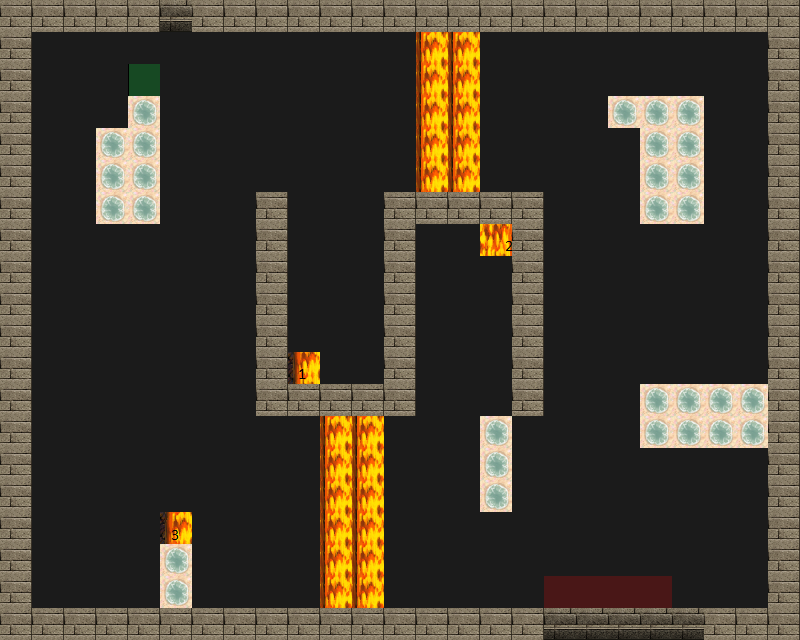

Below is a game level as drawn by its tile map, then a one-line description and the .tmx file that defines it, in full:
An orthogonal 25x20 tile map with 32x32 px tiles, 4 tile layers (Road, Trap, Wall, Utility), 4 tilesets.

<map version="1.0" tiledversion="1.1.5" orientation="orthogonal" renderorder="right-down" width="25" height="20" tilewidth="32" tileheight="32" infinite="0" nextobjectid="1">
 <tileset firstgid="1" source="tilesets/road.tsx" />
 <tileset firstgid="2" source="tilesets/traps.tsx" />
 <tileset firstgid="194" source="tilesets/meta.tsx" />
 <tileset firstgid="196" source="tilesets/wallsandroofs.tsx" />
 <layer name="Road" width="25" height="20">
  <data encoding="csv">
1,1,1,1,1,1,1,1,1,1,1,1,1,1,1,1,1,1,1,1,1,1,1,1,1,
1,1,1,1,1,1,1,1,1,1,1,1,1,1,1,1,1,1,1,1,1,1,1,1,1,
1,1,1,1,1,1,1,1,1,1,1,1,1,1,1,1,1,1,1,1,1,1,1,1,1,
1,1,1,1,1,1,1,1,1,1,1,1,1,1,1,1,1,1,1,1,1,1,1,1,1,
1,1,1,1,1,1,1,1,1,1,1,1,1,1,1,1,1,1,1,1,1,1,1,1,1,
1,1,1,1,1,1,1,1,1,1,1,1,1,1,1,1,1,1,1,1,1,1,1,1,1,
1,1,1,1,1,1,1,1,1,1,1,1,1,1,1,1,1,1,1,1,1,1,1,1,1,
1,1,1,1,1,1,1,1,1,1,1,1,1,1,1,1,1,1,1,1,1,1,1,1,1,
1,1,1,1,1,1,1,1,1,1,1,1,1,1,1,1,1,1,1,1,1,1,1,1,1,
1,1,1,1,1,1,1,1,1,1,1,1,1,1,1,1,1,1,1,1,1,1,1,1,1,
1,1,1,1,1,1,1,1,1,1,1,1,1,1,1,1,1,1,1,1,1,1,1,1,1,
1,1,1,1,1,1,1,1,1,1,1,1,1,1,1,1,1,1,1,1,1,1,1,1,1,
1,1,1,1,1,1,1,1,1,1,1,1,1,1,1,1,1,1,1,1,1,1,1,1,1,
1,1,1,1,1,1,1,1,1,1,1,1,1,1,1,1,1,1,1,1,1,1,1,1,1,
1,1,1,1,1,1,1,1,1,1,1,1,1,1,1,1,1,1,1,1,1,1,1,1,1,
1,1,1,1,1,1,1,1,1,1,1,1,1,1,1,1,1,1,1,1,1,1,1,1,1,
1,1,1,1,1,1,1,1,1,1,1,1,1,1,1,1,1,1,1,1,1,1,1,1,1,
1,1,1,1,1,1,1,1,1,1,1,1,1,1,1,1,1,1,1,1,1,1,1,1,1,
1,1,1,1,1,1,1,1,1,1,1,1,1,1,1,1,1,1,1,1,1,1,1,1,1,
1,1,1,1,1,1,1,1,1,1,1,1,1,1,1,1,1,1,1,1,1,1,1,1,1
</data>
 </layer>
 <layer name="Trap" width="25" height="20">
  <data encoding="csv">
0,0,0,0,0,0,0,0,0,0,0,0,0,0,0,0,0,0,0,0,0,0,0,0,0,
0,0,0,0,0,0,0,0,0,0,0,0,0,176,176,0,0,0,0,0,0,0,0,0,0,
0,0,0,0,0,0,0,0,0,0,0,0,0,176,176,0,0,0,0,0,0,0,0,0,0,
0,0,0,0,60,0,0,0,0,0,0,0,0,176,176,0,0,0,0,60,60,60,0,0,0,
0,0,0,60,60,0,0,0,0,0,0,0,0,176,176,0,0,0,0,0,60,60,0,0,0,
0,0,0,60,60,0,0,0,0,0,0,0,0,176,176,0,0,0,0,0,60,60,0,0,0,
0,0,0,60,60,0,0,0,0,0,0,0,0,0,0,0,0,0,0,0,60,60,0,0,0,
0,0,0,0,0,0,0,0,0,0,0,0,0,0,0,159,0,0,0,0,0,0,0,0,0,
0,0,0,0,0,0,0,0,0,0,0,0,0,0,0,0,0,0,0,0,0,0,0,0,0,
0,0,0,0,0,0,0,0,0,0,0,0,0,0,0,0,0,0,0,0,0,0,0,0,0,
0,0,0,0,0,0,0,0,0,0,0,0,0,0,0,0,0,0,0,0,0,0,0,0,0,
0,0,0,0,0,0,0,0,0,158,0,0,0,0,0,0,0,0,0,0,0,0,0,0,0,
0,0,0,0,0,0,0,0,0,0,0,0,0,0,0,0,0,0,0,0,60,60,60,60,0,
0,0,0,0,0,0,0,0,0,0,176,176,0,0,0,60,0,0,0,0,60,60,60,60,0,
0,0,0,0,0,0,0,0,0,0,176,176,0,0,0,60,0,0,0,0,0,0,0,0,0,
0,0,0,0,0,0,0,0,0,0,176,176,0,0,0,60,0,0,0,0,0,0,0,0,0,
0,0,0,0,0,174,0,0,0,0,176,176,0,0,0,0,0,0,0,0,0,0,0,0,0,
0,0,0,0,0,60,0,0,0,0,176,176,0,0,0,0,0,0,0,0,0,0,0,0,0,
0,0,0,0,0,60,0,0,0,0,176,176,0,0,0,0,0,0,0,0,0,0,0,0,0,
0,0,0,0,0,0,0,0,0,0,0,0,0,0,0,0,0,0,0,0,0,0,0,0,0
</data>
 </layer>
 <layer name="Wall" width="25" height="20">
  <data encoding="csv">
262,262,262,262,262,277,262,262,262,262,262,262,262,262,262,262,262,262,262,262,262,262,262,262,262,
262,0,0,0,0,0,0,0,0,0,0,0,0,0,0,0,0,0,0,0,0,0,0,0,262,
262,0,0,0,0,0,0,0,0,0,0,0,0,0,0,0,0,0,0,0,0,0,0,0,262,
262,0,0,0,0,0,0,0,0,0,0,0,0,0,0,0,0,0,0,0,0,0,0,0,262,
262,0,0,0,0,0,0,0,0,0,0,0,0,0,0,0,0,0,0,0,0,0,0,0,262,
262,0,0,0,0,0,0,0,0,0,0,0,0,0,0,0,0,0,0,0,0,0,0,0,262,
262,0,0,0,0,0,0,0,262,0,0,0,262,262,262,262,262,0,0,0,0,0,0,0,262,
262,0,0,0,0,0,0,0,262,0,0,0,262,0,0,0,262,0,0,0,0,0,0,0,262,
262,0,0,0,0,0,0,0,262,0,0,0,262,0,0,0,262,0,0,0,0,0,0,0,262,
262,0,0,0,0,0,0,0,262,0,0,0,262,0,0,0,262,0,0,0,0,0,0,0,262,
262,0,0,0,0,0,0,0,262,0,0,0,262,0,0,0,262,0,0,0,0,0,0,0,262,
262,0,0,0,0,0,0,0,262,0,0,0,262,0,0,0,262,0,0,0,0,0,0,0,262,
262,0,0,0,0,0,0,0,262,262,262,262,262,0,0,0,262,0,0,0,0,0,0,0,262,
262,0,0,0,0,0,0,0,0,0,0,0,0,0,0,0,0,0,0,0,0,0,0,0,262,
262,0,0,0,0,0,0,0,0,0,0,0,0,0,0,0,0,0,0,0,0,0,0,0,262,
262,0,0,0,0,0,0,0,0,0,0,0,0,0,0,0,0,0,0,0,0,0,0,0,262,
262,0,0,0,0,0,0,0,0,0,0,0,0,0,0,0,0,0,0,0,0,0,0,0,262,
262,0,0,0,0,0,0,0,0,0,0,0,0,0,0,0,0,0,0,0,0,0,0,0,262,
262,0,0,0,0,0,0,0,0,0,0,0,0,0,0,0,0,0,0,0,0,0,0,0,262,
262,262,262,262,262,262,262,262,262,262,262,262,262,262,262,262,262,277,277,277,277,277,262,262,262
</data>
 </layer>
 <layer name="Utility" width="25" height="20">
  <data encoding="csv">
0,0,0,0,0,0,0,0,0,0,0,0,0,0,0,0,0,0,0,0,0,0,0,0,0,
0,0,0,0,0,0,0,0,0,0,0,0,0,0,0,0,0,0,0,0,0,0,0,0,0,
0,0,0,0,195,0,0,0,0,0,0,0,0,0,0,0,0,0,0,0,0,0,0,0,0,
0,0,0,0,0,0,0,0,0,0,0,0,0,0,0,0,0,0,0,0,0,0,0,0,0,
0,0,0,0,0,0,0,0,0,0,0,0,0,0,0,0,0,0,0,0,0,0,0,0,0,
0,0,0,0,0,0,0,0,0,0,0,0,0,0,0,0,0,0,0,0,0,0,0,0,0,
0,0,0,0,0,0,0,0,0,0,0,0,0,0,0,0,0,0,0,0,0,0,0,0,0,
0,0,0,0,0,0,0,0,0,0,0,0,0,0,0,0,0,0,0,0,0,0,0,0,0,
0,0,0,0,0,0,0,0,0,0,0,0,0,0,0,0,0,0,0,0,0,0,0,0,0,
0,0,0,0,0,0,0,0,0,0,0,0,0,0,0,0,0,0,0,0,0,0,0,0,0,
0,0,0,0,0,0,0,0,0,0,0,0,0,0,0,0,0,0,0,0,0,0,0,0,0,
0,0,0,0,0,0,0,0,0,0,0,0,0,0,0,0,0,0,0,0,0,0,0,0,0,
0,0,0,0,0,0,0,0,0,0,0,0,0,0,0,0,0,0,0,0,0,0,0,0,0,
0,0,0,0,0,0,0,0,0,0,0,0,0,0,0,0,0,0,0,0,0,0,0,0,0,
0,0,0,0,0,0,0,0,0,0,0,0,0,0,0,0,0,0,0,0,0,0,0,0,0,
0,0,0,0,0,0,0,0,0,0,0,0,0,0,0,0,0,0,0,0,0,0,0,0,0,
0,0,0,0,0,0,0,0,0,0,0,0,0,0,0,0,0,0,0,0,0,0,0,0,0,
0,0,0,0,0,0,0,0,0,0,0,0,0,0,0,0,0,0,0,0,0,0,0,0,0,
0,0,0,0,0,0,0,0,0,0,0,0,0,0,0,0,0,194,194,194,194,0,0,0,0,
0,0,0,0,0,0,0,0,0,0,0,0,0,0,0,0,0,0,0,0,0,0,0,0,0
</data>
 </layer>
</map>
